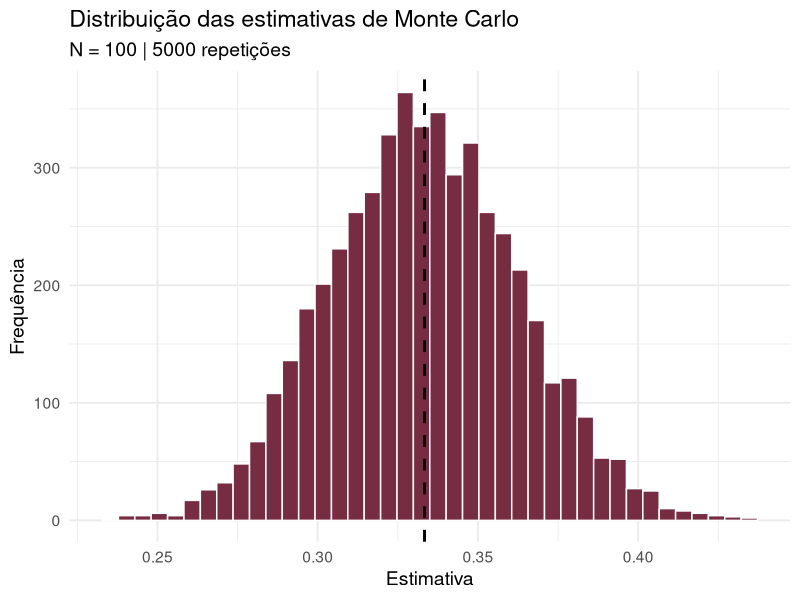
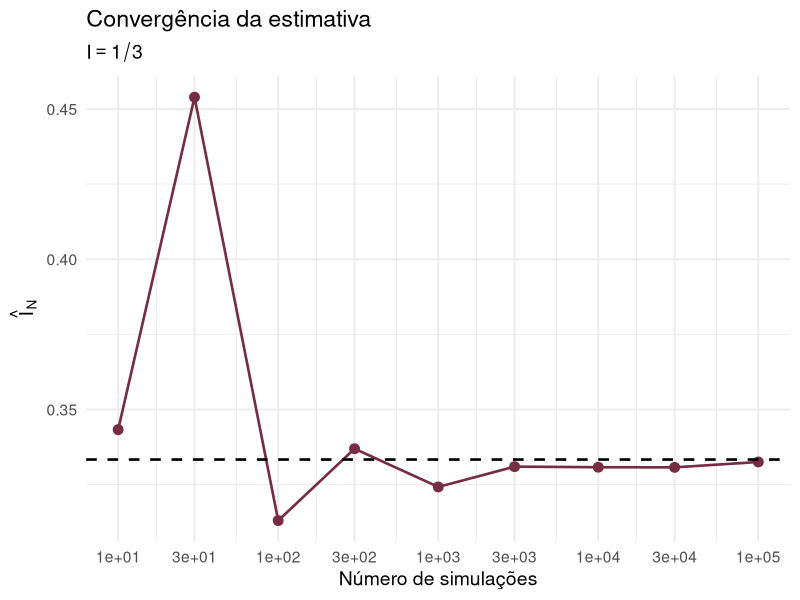
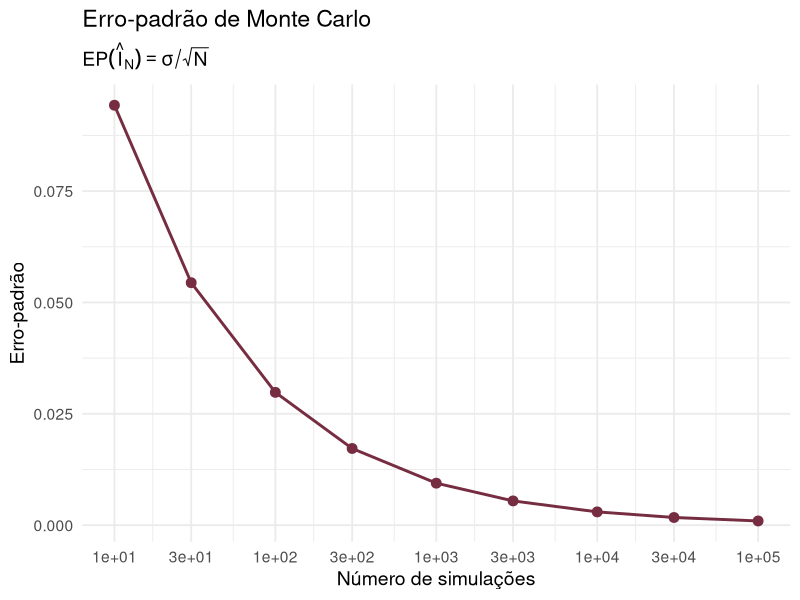
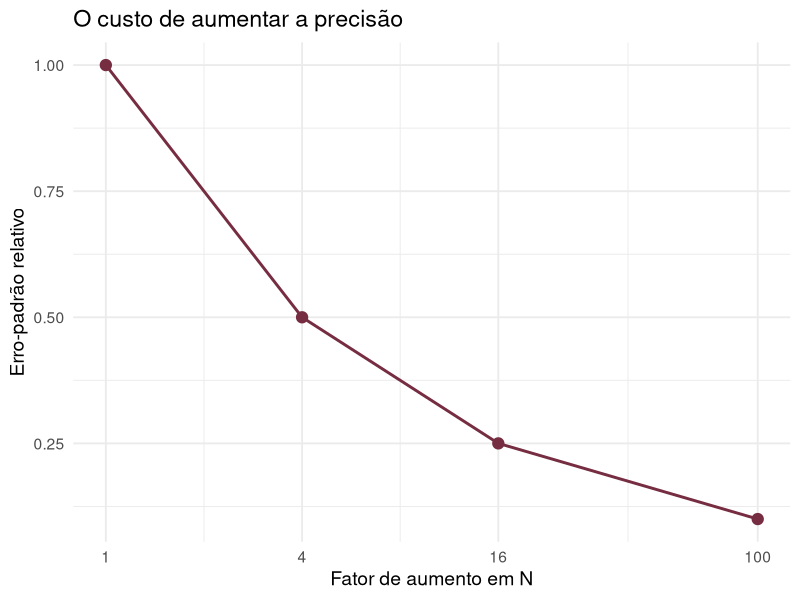
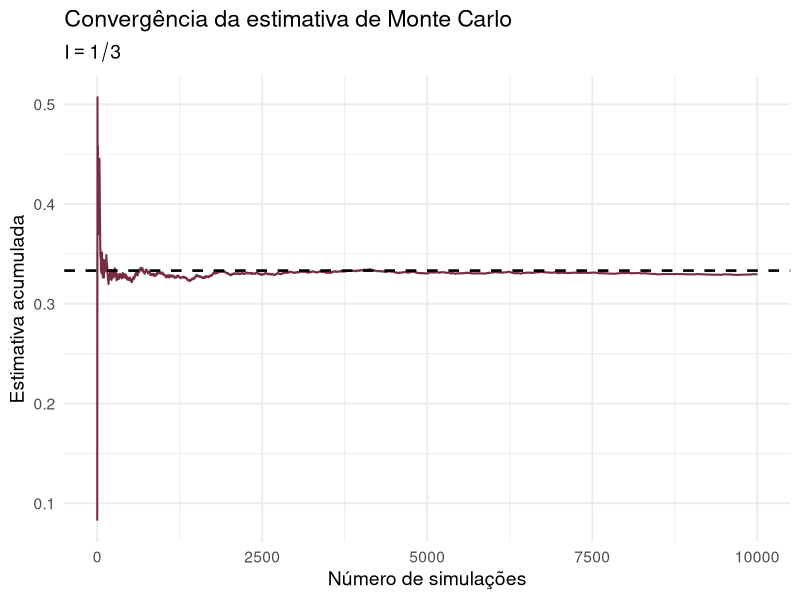
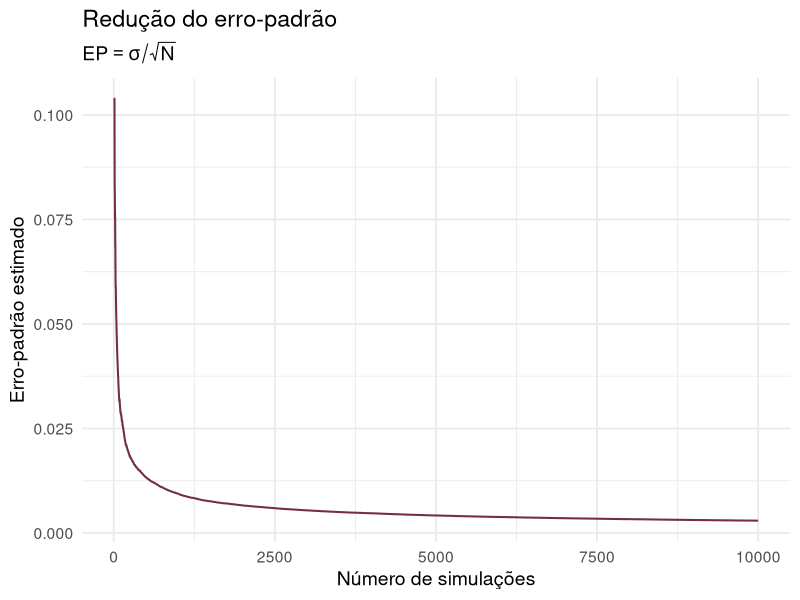

Source code (R) for these figures, in order:
# ============================================================
# ERRO DE MONTE CARLO
# ============================================================

library(ggplot2)
library(dplyr)

set.seed(123)


# ------------------------------------------------------------
# Integral de u^2 em [0,1]
# ------------------------------------------------------------

# I = integral_0^1 u^2 du = E(U^2) = 1/3,
# com U ~ Uniforme(0,1)

I <- 1 / 3

N <- 100

u <- runif(N)
y <- u^2

I_hat <- mean(y)

I
I_hat


# ------------------------------------------------------------
# Erro observado e erro-padrão
# ------------------------------------------------------------

erro <- I_hat - I
erro_abs <- abs(I_hat - I)

sigma_hat <- sd(y)
ep_hat <- sigma_hat / sqrt(N)

data.frame(
  estimativa = I_hat,
  erro = erro,
  erro_absoluto = erro_abs,
  erro_padrao = ep_hat
)


# ------------------------------------------------------------
# Repetições independentes do experimento
# ------------------------------------------------------------

B <- 5000
N <- 100

estimativas <- replicate(
  B,
  mean(runif(N)^2)
)

mean(estimativas)
sd(estimativas)

dados_estimativas <- data.frame(
  estimativa = estimativas
)

ggplot(dados_estimativas, aes(x = estimativa)) +
  geom_histogram(
    bins = 40,
    fill = "#762D41",
    color = "white"
  ) +
  geom_vline(
    xintercept = I,
    linetype = "dashed",
    linewidth = 1
  ) +
  labs(
    title = "Distribuição das estimativas de Monte Carlo",
    subtitle = paste0("N = ", N, " | ", B, " repetições"),
    x = "Estimativa",
    y = "Frequência"
  ) +
  theme_minimal(base_size = 14)


# ------------------------------------------------------------
# Erro-padrão teórico
# ------------------------------------------------------------

# Var(U^2) = E(U^4) - E(U^2)^2
#           = 1/5 - 1/9
#           = 4/45

var_y <- 4 / 45
sigma <- sqrt(var_y)

ep_teorico <- sigma / sqrt(N)
ep_empirico <- sd(estimativas)

data.frame(
  erro_padrao_teorico = ep_teorico,
  erro_padrao_empirico = ep_empirico
)


# ------------------------------------------------------------
# Efeito do número de simulações
# ------------------------------------------------------------

valores_N <- c(
  10, 30, 100, 300, 1000,
  3000, 10000, 30000, 100000
)

resultados <- lapply(valores_N, function(N) {
  
  u <- runif(N)
  y <- u^2
  
  data.frame(
    N = N,
    estimativa = mean(y),
    erro_absoluto = abs(mean(y) - I),
    erro_padrao = sd(y) / sqrt(N),
    ep_teorico = sigma / sqrt(N)
  )
  
}) |>
  bind_rows()

resultados


# ------------------------------------------------------------
# Convergência da estimativa
# ------------------------------------------------------------

ggplot(resultados, aes(x = N, y = estimativa)) +
  geom_line(
    linewidth = 0.9,
    color = "#762D41"
  ) +
  geom_point(
    size = 3,
    color = "#762D41"
  ) +
  geom_hline(
    yintercept = I,
    linetype = "dashed",
    linewidth = 0.9
  ) +
  scale_x_log10(
    breaks = valores_N
  ) +
  labs(
    title = "Convergência da estimativa",
    subtitle = expression(I == 1/3),
    x = "Número de simulações",
    y = expression(hat(I)[N])
  ) +
  theme_minimal(base_size = 14)


# ------------------------------------------------------------
# Taxa de convergência do erro-padrão
# ------------------------------------------------------------

dados_ep <- data.frame(
  N = valores_N,
  erro_padrao = sigma / sqrt(valores_N)
)

dados_ep

ggplot(dados_ep, aes(x = N, y = erro_padrao)) +
  geom_line(
    linewidth = 1,
    color = "#762D41"
  ) +
  geom_point(
    size = 3,
    color = "#762D41"
  ) +
  scale_x_log10(
    breaks = valores_N
  ) +
  labs(
    title = "Erro-padrão de Monte Carlo",
    subtitle = expression(EP(hat(I)[N]) == sigma / sqrt(N)),
    x = "Número de simulações",
    y = "Erro-padrão"
  ) +
  theme_minimal(base_size = 14)


# ------------------------------------------------------------
# Duplicando o número de simulações
# ------------------------------------------------------------

N <- 1000

ep_N <- sigma / sqrt(N)
ep_2N <- sigma / sqrt(2 * N)

data.frame(
  N = c(N, 2 * N),
  erro_padrao = c(ep_N, ep_2N)
)

ep_2N / ep_N

1 / sqrt(2)

100 * (1 - ep_2N / ep_N)


# ------------------------------------------------------------
# Reduzindo o erro-padrão pela metade
# ------------------------------------------------------------

ep_4N <- sigma / sqrt(4 * N)

data.frame(
  N = c(N, 4 * N),
  erro_padrao = c(ep_N, ep_4N)
)

ep_4N / ep_N


# ------------------------------------------------------------
# Custo da precisão
# ------------------------------------------------------------

fator_N <- c(1, 4, 16, 100)

custo_precisao <- data.frame(
  fator_N = fator_N,
  erro_relativo = 1 / sqrt(fator_N)
)

custo_precisao

ggplot(
  custo_precisao,
  aes(x = fator_N, y = erro_relativo)
) +
  geom_line(
    linewidth = 1,
    color = "#762D41"
  ) +
  geom_point(
    size = 3.5,
    color = "#762D41"
  ) +
  scale_x_log10(
    breaks = fator_N
  ) +
  labs(
    title = "O custo de aumentar a precisão",
    x = "Fator de aumento em N",
    y = "Erro-padrão relativo"
  ) +
  theme_minimal(base_size = 14)


# ------------------------------------------------------------
# Integral de u^2: erro-padrão para diferentes N
# ------------------------------------------------------------

tabela_ep <- data.frame(
  N = c(100, 1000, 10000, 100000)
) |>
  mutate(
    erro_padrao = 2 / sqrt(45 * N)
  )

tabela_ep


# ------------------------------------------------------------
# Escolha de N a partir de uma precisão desejada
# ------------------------------------------------------------

# EP <= epsilon
#
# sigma / sqrt(N) <= epsilon
#
# N >= sigma^2 / epsilon^2

epsilon <- 0.001

N_necessario <- ceiling(
  sigma^2 / epsilon^2
)

N_necessario

sigma / sqrt(N_necessario)


# Outras precisões

epsilon <- c(
  0.01,
  0.005,
  0.002,
  0.001
)

planejamento <- data.frame(
  epsilon = epsilon,
  N = ceiling(sigma^2 / epsilon^2)
)

planejamento


# ------------------------------------------------------------
# Planejamento quando sigma é desconhecido
# ------------------------------------------------------------

set.seed(123)

N_piloto <- 1000

u_piloto <- runif(N_piloto)
y_piloto <- u_piloto^2

sigma_piloto <- sd(y_piloto)

sigma_piloto
sigma


# Precisão desejada

epsilon <- 0.001

N_planejado <- ceiling(
  sigma_piloto^2 / epsilon^2
)

N_planejado


# ------------------------------------------------------------
# Simulação com o N planejado
# ------------------------------------------------------------

set.seed(321)

u_final <- runif(N_planejado)
y_final <- u_final^2

I_final <- mean(y_final)
ep_final <- sd(y_final) / sqrt(N_planejado)

data.frame(
  N = N_planejado,
  estimativa = I_final,
  valor_exato = I,
  erro_absoluto = abs(I_final - I),
  erro_padrao = ep_final
)


# ------------------------------------------------------------
# Estimativa acumulada
# ------------------------------------------------------------

set.seed(123)

N <- 10000

u <- runif(N)
y <- u^2

estimativa_acumulada <- cumsum(y) / seq_len(N)

convergencia <- data.frame(
  N = seq_len(N),
  estimativa = estimativa_acumulada
)

ggplot(convergencia, aes(x = N, y = estimativa)) +
  geom_line(
    linewidth = 0.7,
    color = "#762D41"
  ) +
  geom_hline(
    yintercept = I,
    linetype = "dashed",
    linewidth = 0.9
  ) +
  labs(
    title = "Convergência da estimativa de Monte Carlo",
    subtitle = expression(I == 1/3),
    x = "Número de simulações",
    y = "Estimativa acumulada"
  ) +
  theme_minimal(base_size = 14)


# ------------------------------------------------------------
# Erro-padrão ao longo da simulação
# ------------------------------------------------------------

ep_acumulado <- sapply(
  seq_len(N),
  function(n) {
    
    if (n < 2) {
      return(NA_real_)
    }
    
    sd(y[1:n]) / sqrt(n)
  }
)

precisao <- data.frame(
  N = seq_len(N),
  erro_padrao = ep_acumulado
)

ggplot(
  precisao |> filter(N >= 10),
  aes(x = N, y = erro_padrao)
) +
  geom_line(
    linewidth = 0.7,
    color = "#762D41"
  ) +
  labs(
    title = "Redução do erro-padrão",
    subtitle = expression(EP == sigma / sqrt(N)),
    x = "Número de simulações",
    y = "Erro-padrão estimado"
  ) +
  theme_minimal(base_size = 14)
